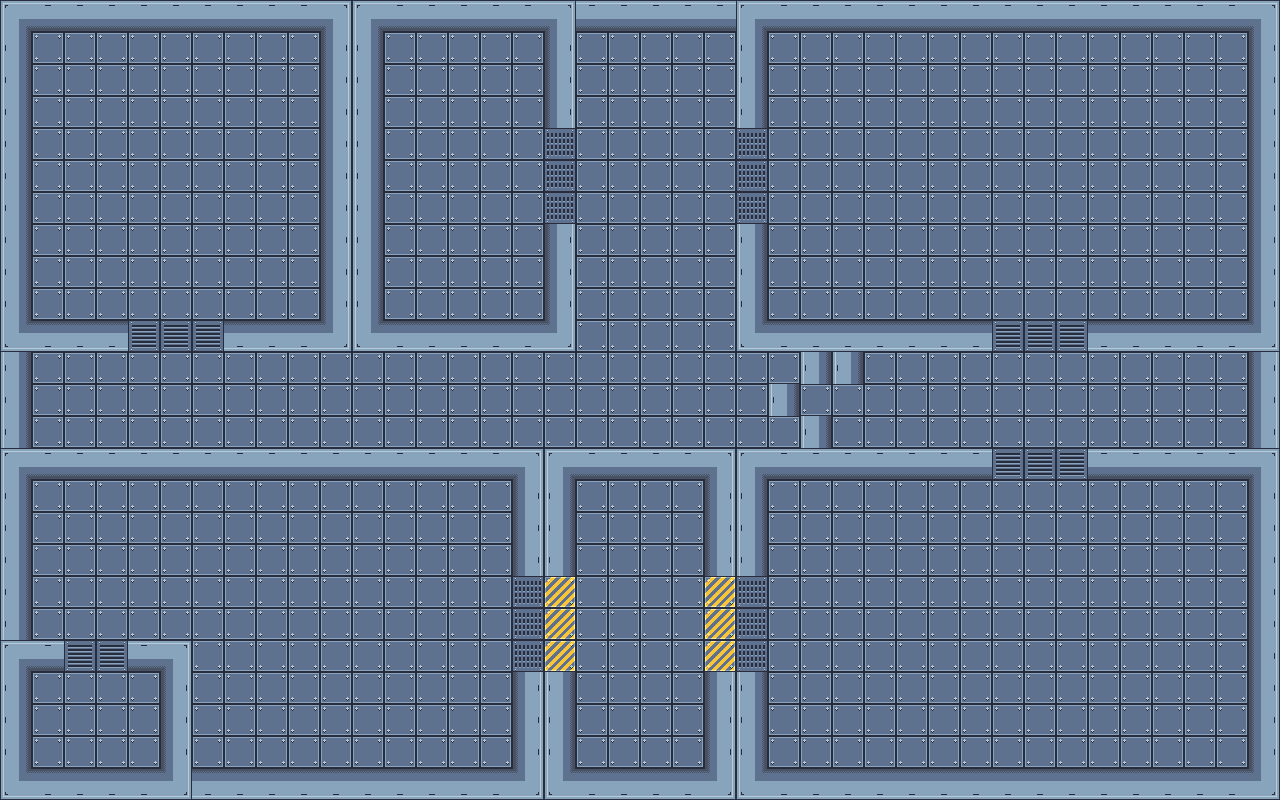

A level layout from a 2D game, rendered from its tile map. Below: a short description, then the map file with tile-grid data replaced by summaries:
An orthogonal 40x25 tile map with 32x32 px tiles, 1 tile layer (rooms), 1 hidden layer not drawn and 249 objects.

<map version="1.10" tiledversion="1.11.0" orientation="orthogonal" renderorder="right-down" width="40" height="25" tilewidth="32" tileheight="32" infinite="0" nextlayerid="13" nextobjectid="293">
 <editorsettings>
  <export target="map.tmj" format="json" />
 </editorsettings>
 <tileset firstgid="1" source="spaceship.tsx" />
 <layer id="1" name="rooms" width="40" height="25">
  <data>[1000 cells, 1000 non-empty, 12 distinct tile ids]</data>
 </layer>
 <objectgroup id="8" name="laserDoors" visible="0" locked="1">
  <object id="59" x="64" y="640" width="64" height="32" />
  <object id="60" x="128" y="320" width="96" height="32" />
  <object id="61" x="544" y="128" width="32" height="96" />
  <object id="62" x="736" y="128" width="32" height="96" />
  <object id="63" x="992" y="320" width="96" height="32" />
  <object id="64" x="992" y="448" width="96" height="32" />
  <object id="66" x="704" y="576" width="32" height="96" />
  <object id="67" x="736" y="576" width="32" height="96" />
  <object id="68" x="512" y="576" width="32" height="96" />
  <object id="69" x="544" y="576" width="32" height="96" />
 </objectgroup>
 <objectgroup id="9" name="antidoteDoors" visible="0" locked="1">
  <object id="70" x="0" y="352" width="32" height="96" />
  <object id="71" x="1248" y="352" width="32" height="96" />
 </objectgroup>
 <layer id="6" name="objects" width="40" height="25" visible="0" locked="1">
  <data>[1000 cells, 149 non-empty, 32 distinct tile ids]</data>
 </layer>
 <objectgroup id="7" name="walls" visible="0" locked="1">
  <object id="8" x="0" y="0" width="1280" height="32" />
  <object id="9" x="1248" y="32" width="32" height="320" />
  <object id="10" x="0" y="768" width="1280" height="32" />
  <object id="11" x="0" y="448" width="32" height="320" />
  <object id="12" x="1248" y="448" width="32" height="320" />
  <object id="13" x="0" y="32" width="32" height="320" />
  <object id="14" x="320" y="32" width="64" height="320" />
  <object id="15" x="32" y="448" width="960" height="32" />
  <object id="16" x="1088" y="448" width="160" height="32" />
  <object id="17" x="1088" y="320" width="160" height="32" />
  <object id="18" x="736" y="320" width="256" height="32" />
  <object id="20" x="32" y="608" width="32" height="64" />
  <object id="21" x="128" y="640" width="64" height="32" />
  <object id="22" x="160" y="672" width="32" height="96" />
  <object id="23" x="512" y="480" width="64" height="96" />
  <object id="24" x="704" y="480" width="64" height="96" />
  <object id="25" x="512" y="672" width="64" height="96" />
  <object id="26" x="704" y="672" width="64" height="96" />
  <object id="27" x="544" y="32" width="32" height="96" />
  <object id="28" x="736" y="32" width="32" height="96" />
  <object id="29" x="544" y="224" width="32" height="128" />
  <object id="30" x="736" y="224" width="32" height="96" />
  <object id="31" x="384" y="320" width="160" height="32" />
  <object id="32" x="224" y="320" width="96" height="32" />
  <object id="33" x="32" y="320" width="96" height="32" />
  <object id="34" x="736" y="352" width="128" height="96" />
  <object id="35" x="864" y="384" width="32" height="32" />
 </objectgroup>
 <objectgroup id="11" name="guardSpawn" visible="0">
  <object id="80" x="64" y="64">
   <point />
  </object>
  <object id="82" x="160" y="64">
   <point />
  </object>
  <object id="83" x="256" y="64">
   <point />
  </object>
  <object id="84" x="64" y="128">
   <point />
  </object>
  <object id="85" x="160" y="128">
   <point />
  </object>
  <object id="86" x="256" y="128">
   <point />
  </object>
  <object id="87" x="64" y="192">
   <point />
  </object>
  <object id="88" x="160" y="192">
   <point />
  </object>
  <object id="89" x="256" y="192">
   <point />
  </object>
  <object id="90" x="64" y="256">
   <point />
  </object>
  <object id="91" x="160" y="256">
   <point />
  </object>
  <object id="92" x="256" y="256">
   <point />
  </object>
  <object id="93" x="96" y="384">
   <point />
  </object>
  <object id="94" x="160" y="384">
   <point />
  </object>
  <object id="95" x="224" y="384">
   <point />
  </object>
  <object id="96" x="320" y="384">
   <point />
  </object>
  <object id="97" x="384" y="384">
   <point />
  </object>
  <object id="98" x="448" y="384">
   <point />
  </object>
  <object id="99" x="544" y="384">
   <point />
  </object>
  <object id="100" x="608" y="384">
   <point />
  </object>
  <object id="101" x="608" y="320">
   <point />
  </object>
  <object id="102" x="608" y="256">
   <point />
  </object>
  <object id="103" x="608" y="192">
   <point />
  </object>
  <object id="104" x="608" y="128">
   <point />
  </object>
  <object id="105" x="608" y="64">
   <point />
  </object>
  <object id="106" x="672" y="64">
   <point />
  </object>
  <object id="107" x="672" y="128">
   <point />
  </object>
  <object id="108" x="672" y="160">
   <point />
  </object>
  <object id="109" x="672" y="224">
   <point />
  </object>
  <object id="110" x="672" y="352">
   <point />
  </object>
  <object id="111" x="672" y="288">
   <point />
  </object>
  <object id="112" x="960" y="96">
   <point />
  </object>
  <object id="113" x="800" y="64">
   <point />
  </object>
  <object id="114" x="896" y="64">
   <point />
  </object>
  <object id="115" x="864" y="128">
   <point />
  </object>
  <object id="116" x="832" y="160">
   <point />
  </object>
  <object id="117" x="864" y="224">
   <point />
  </object>
  <object id="118" x="960" y="256">
   <point />
  </object>
  <object id="119" x="1056" y="224">
   <point />
  </object>
  <object id="120" x="960" y="192">
   <point />
  </object>
  <object id="121" x="1056" y="160">
   <point />
  </object>
  <object id="122" x="1088" y="96">
   <point />
  </object>
  <object id="123" x="1184" y="96">
   <point />
  </object>
  <object id="124" x="1216" y="192">
   <point />
  </object>
  <object id="125" x="1184" y="256">
   <point />
  </object>
  <object id="126" x="1120" y="192">
   <point />
  </object>
  <object id="127" x="1120" y="128">
   <point />
  </object>
  <object id="128" x="992" y="96">
   <point />
  </object>
  <object id="129" x="928" y="128">
   <point />
  </object>
  <object id="130" x="992" y="160">
   <point />
  </object>
  <object id="131" x="1024" y="224">
   <point />
  </object>
  <object id="132" x="1024" y="288">
   <point />
  </object>
  <object id="133" x="1120" y="288">
   <point />
  </object>
  <object id="134" x="896" y="384">
   <point />
  </object>
  <object id="135" x="896" y="416">
   <point />
  </object>
  <object id="136" x="992" y="384">
   <point />
  </object>
  <object id="137" x="1024" y="416">
   <point />
  </object>
  <object id="138" x="1120" y="416">
   <point />
  </object>
  <object id="139" x="1216" y="416">
   <point />
  </object>
  <object id="140" x="1152" y="384">
   <point />
  </object>
  <object id="141" x="832" y="576">
   <point />
  </object>
  <object id="142" x="960" y="576">
   <point />
  </object>
  <object id="143" x="1056" y="576">
   <point />
  </object>
  <object id="144" x="960" y="512">
   <point />
  </object>
  <object id="145" x="864" y="512">
   <point />
  </object>
  <object id="146" x="928" y="608">
   <point />
  </object>
  <object id="147" x="864" y="704">
   <point />
  </object>
  <object id="148" x="960" y="736">
   <point />
  </object>
  <object id="149" x="1056" y="736">
   <point />
  </object>
  <object id="150" x="1056" y="640">
   <point />
  </object>
  <object id="151" x="928" y="640">
   <point />
  </object>
  <object id="152" x="1184" y="640">
   <point />
  </object>
  <object id="153" x="1184" y="576">
   <point />
  </object>
  </objectgroup>
 <objectgroup id="12" name="playerSpawn">
  <!-- 1 objects omitted --></objectgroup>
</map>
<!-- 137 of 249 objects omitted -->
